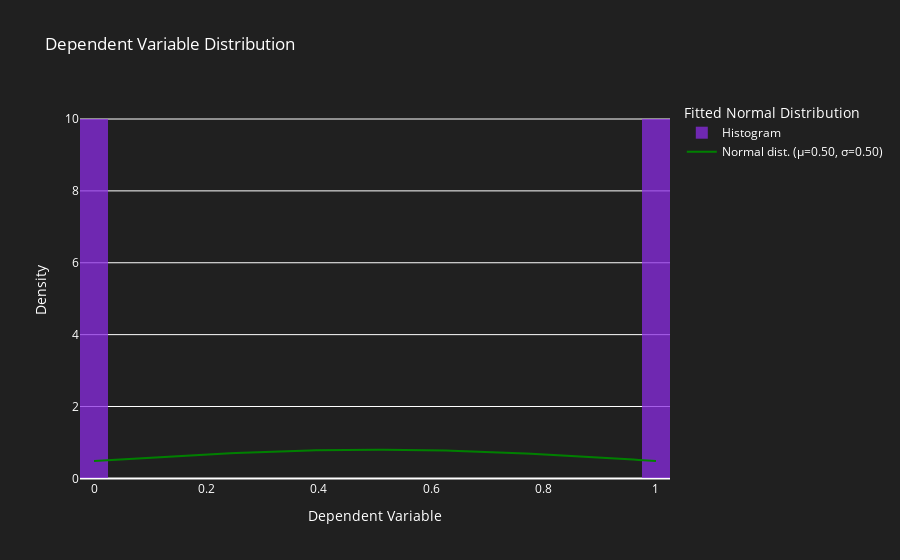

Notebook code for this chart:
### Code cell
from imblearn.over_sampling import BorderlineSMOTE

# Replace 'YourDataFrameHere' with your actual data
X = df[['satisfaction_level', 'number_project', 'average_montly_hours', 'last_evaluation', 'time_spend_company']]
y = df[target]


# Create an instance of Borderline-SMOTE
borderline_smote = BorderlineSMOTE()

# Apply Borderline-SMOTE to your data
X_resampled, y_resampled = borderline_smote.fit_resample(X, y)

# Check the class distribution before and after Borderline-SMOTE
print("Class distribution before Borderline-SMOTE:", np.bincount(y))
print("Class distribution after Borderline-SMOTE:", np.bincount(y_resampled))

# Explore the distribution of the target after Borderline-SMOTE

explore_dependent_variable(y_resampled)

### Figure 1 — Plotly figure (JSON) as saved in the notebook; plotly's stock layout.template omitted (floating-point values rounded to 4 significant figures; data arrays with more than 128 entries replaced by an {"elided": "..."} marker saying what was removed)
{"data": [{"histnorm": "probability density", "marker": {"color": "blueviolet"}, "name": "Histogram", "nbinsx": 50, "opacity": 0.75, "type": "histogram", "x": {"elided": "20000 int values"}}, {"line": {"color": "green"}, "mode": "lines", "name": "Normal dist. (μ=0.50, σ=0.50)", "type": "scatter", "x": [0, 0.0101, 0.0202, 0.0303, 0.0404, 0.05051, 0.06061, 0.07071, 0.08081, 0.09091, 0.101, 0.1111, 0.1212, 0.1313, 0.1414, 0.1515, 0.1616, 0.1717, 0.1818, 0.1919, 0.202, 0.2121, 0.2222, 0.2323, 0.2424, 0.2525, 0.2626, 0.2727, 0.2828, 0.2929, 0.303, 0.3131, 0.3232, 0.3333, 0.3434, 0.3535, 0.3636, 0.3737, 0.3838, 0.3939, 0.404, 0.4141, 0.4242, 0.4343, 0.4444, 0.4545, 0.4646, 0.4747, 0.4848, 0.4949, 0.5051, 0.5152, 0.5253, 0.5354, 0.5455, 0.5556, 0.5657, 0.5758, 0.5859, 0.596, 0.6061, 0.6162, 0.6263, 0.6364, 0.6465, 0.6566, 0.6667, 0.6768, 0.6869, 0.697, 0.7071, 0.7172, 0.7273, 0.7374, 0.7475, 0.7576, 0.7677, 0.7778, 0.7879, 0.798, 0.8081, 0.8182, 0.8283, 0.8384, 0.8485, 0.8586, 0.8687, 0.8788, 0.8889, 0.899, 0.9091, 0.9192, 0.9293, 0.9394, 0.9495, 0.9596, 0.9697, 0.9798, 0.9899, 1], "y": [0.4839, 0.4937, 0.5035, 0.5132, 0.523, 0.5327, 0.5423, 0.5519, 0.5614, 0.5709, 0.5803, 0.5896, 0.5988, 0.608, 0.617, 0.6258, 0.6346, 0.6432, 0.6516, 0.6599, 0.6681, 0.676, 0.6838, 0.6914, 0.6987, 0.7059, 0.7129, 0.7196, 0.7261, 0.7323, 0.7383, 0.7441, 0.7495, 0.7548, 0.7597, 0.7644, 0.7688, 0.7728, 0.7766, 0.7801, 0.7833, 0.7862, 0.7888, 0.791, 0.793, 0.7946, 0.7959, 0.7969, 0.7975, 0.7978, 0.7978, 0.7975, 0.7969, 0.7959, 0.7946, 0.793, 0.791, 0.7888, 0.7862, 0.7833, 0.7801, 0.7766, 0.7728, 0.7688, 0.7644, 0.7597, 0.7548, 0.7495, 0.7441, 0.7383, 0.7323, 0.7261, 0.7196, 0.7129, 0.7059, 0.6987, 0.6914, 0.6838, 0.676, 0.6681, 0.6599, 0.6516, 0.6432, 0.6346, 0.6258, 0.617, 0.608, 0.5988, 0.5896, 0.5803, 0.5709, 0.5614, 0.5519, 0.5423, 0.5327, 0.523, 0.5132, 0.5035, 0.4937, 0.4839]}], "layout": {"font": {"color": "white"}, "legend": {"title": {"text": "Fitted Normal Distribution"}}, "paper_bgcolor": "rgba(32, 32, 32, 1)", "plot_bgcolor": "rgba(32, 32, 32, 1)", "title": {"text": "Dependent Variable Distribution"}, "xaxis": {"title": {"text": "Dependent Variable"}}, "yaxis": {"title": {"text": "Density"}}}}
